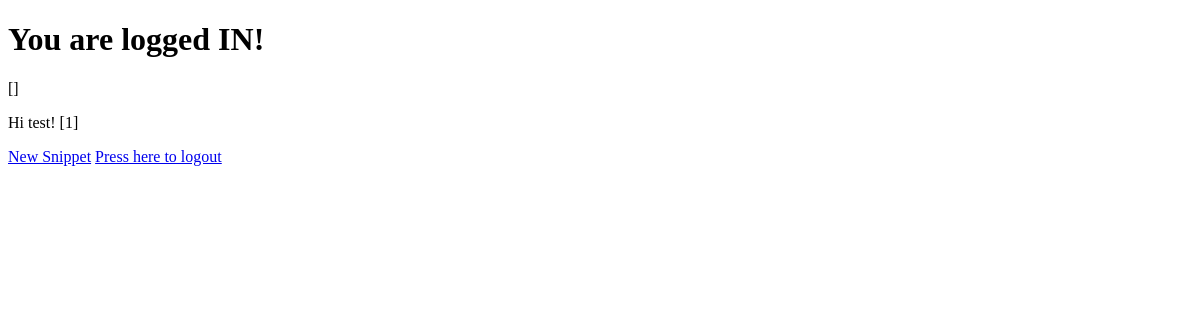
The page /dashboard (signed in) on the database as committed earlier.
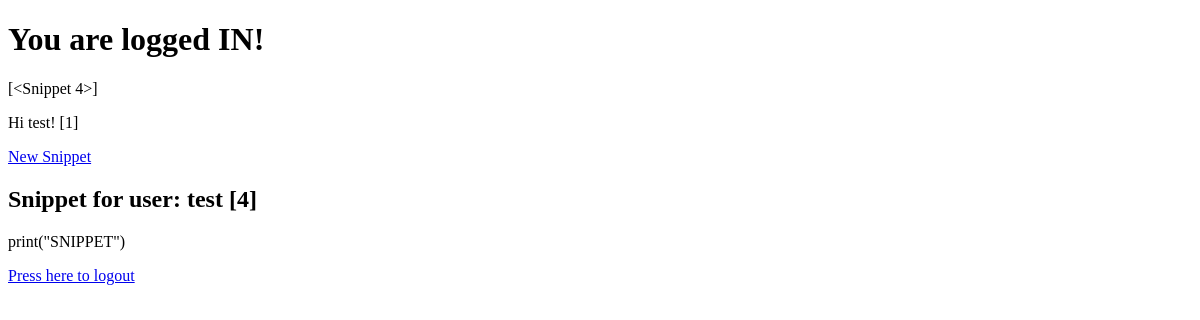
The same page on the database as committed later.
### app.py (models this page shows)
class Snippet(db.Model):
    id = db.Column(db.Integer, primary_key=True)
    title = db.Column(db.String(100), nullable=True, unique=True)
    content = db.Column(db.Text, nullable=False)
    date_posted=db.Column(db.DateTime, nullable=False, default=datetime.utcnow)
    user_id = db.Column(db.Integer, db.ForeignKey('user.id', name='fk_user_id') ,nullable=False)

### app.py (the view)
@app.route('/dashboard',methods=['GET','POST'])
@login_required
def dashboard():
    snippets=current_user.snippets
    return render_template('dashboard.html',snippets=snippets)

### app.py (called while the page is built)
@login_manager.user_loader
def load_user(user_id):
    return User.query.get(int(user_id))

### templates/dashboard.html (shortened to what this page needs)
<!DOCTYPE html>
<html lang="en">
<head>
</head>
<body>
    <h1>You are logged IN!</h1>
    <p>{{snippets}}</p>
{% if current_user.is_authenticated %}
    <p> Hi {{ current_user.username }}! [{{current_user.id}}]</p>
{% endif %}
    <a href="{{url_for('new_snippet')}}"> New Snippet</a>
    {% for snippets in snippets %}
    <h2>{{snippets.title}} [{{snippets.id}}]</h2>
    <p>{{snippets.content}}</p>
    {% endfor %}
    <a href="{{url_for('logout')}}">Press here to logout</a>
  </body>
</html>

Rows that differ between the two databases and show on the page:
added Snippet: title "Snippet for user: test", id "4", content "print(\"SNIPPET\")"
Other text that changed with them:
{{ snippets }}: "[]" → "[<Snippet 4>]"
